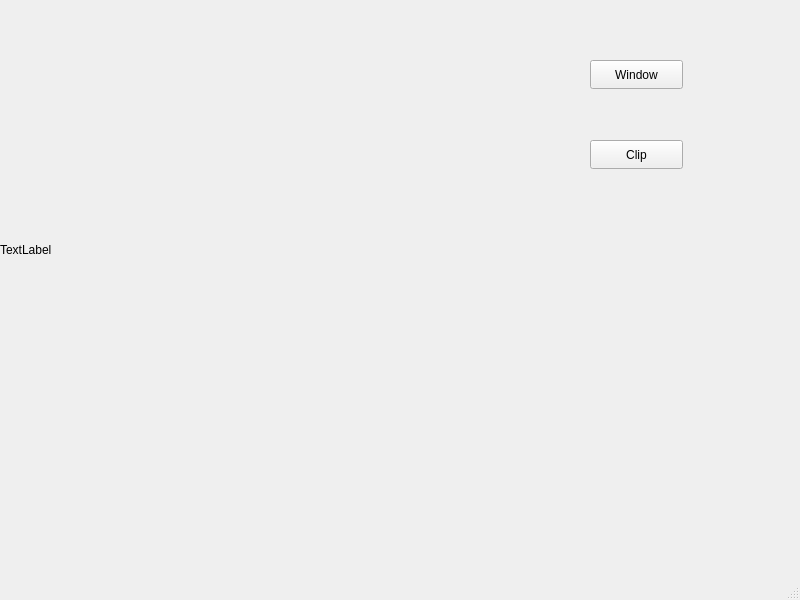
<?xml version="1.0" encoding="UTF-8"?>
<ui version="4.0">
 <class>MainWindow</class>
 <widget class="QMainWindow" name="MainWindow">
  <property name="geometry">
   <rect>
    <x>0</x>
    <y>0</y>
    <width>800</width>
    <height>600</height>
   </rect>
  </property>
  <property name="windowTitle">
   <string>MainWindow</string>
  </property>
  <widget class="QWidget" name="centralwidget">
   <widget class="QLabel" name="label">
    <property name="geometry">
     <rect>
      <x>0</x>
      <y>0</y>
      <width>500</width>
      <height>500</height>
     </rect>
    </property>
    <property name="text">
     <string>TextLabel</string>
    </property>
   </widget>
   <widget class="QPushButton" name="pushButton">
    <property name="geometry">
     <rect>
      <x>590</x>
      <y>140</y>
      <width>93</width>
      <height>29</height>
     </rect>
    </property>
    <property name="text">
     <string>Clip</string>
    </property>
   </widget>
   <widget class="QPushButton" name="pushButton_2">
    <property name="geometry">
     <rect>
      <x>590</x>
      <y>60</y>
      <width>93</width>
      <height>29</height>
     </rect>
    </property>
    <property name="text">
     <string>Window</string>
    </property>
   </widget>
  </widget>
  <widget class="QMenuBar" name="menubar">
   <property name="geometry">
    <rect>
     <x>0</x>
     <y>0</y>
     <width>800</width>
     <height>26</height>
    </rect>
   </property>
  </widget>
  <widget class="QStatusBar" name="statusbar"/>
 </widget>
 <resources/>
 <connections/>
</ui>
